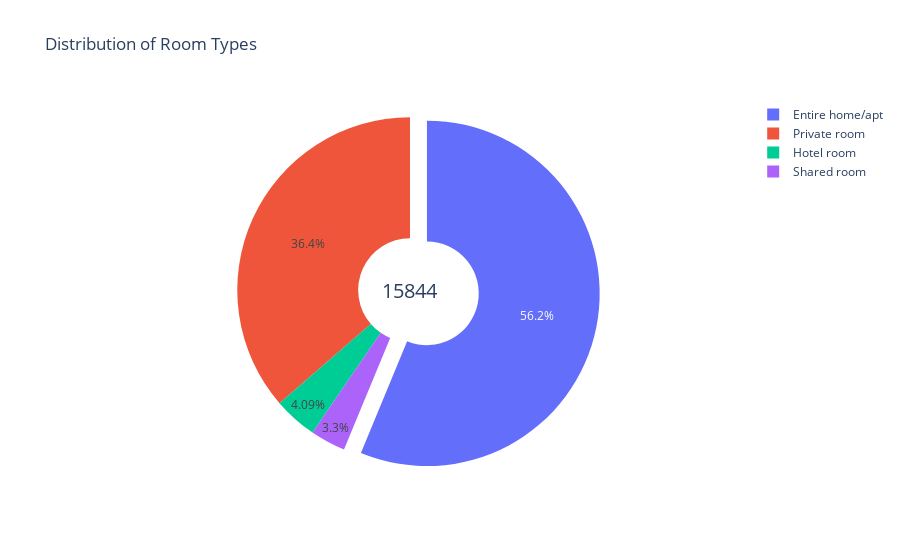

Source (notebook cell):
### Code cell
# Menghitung jumlah id untuk setiap room_type
room_type_counts = df['room_type'].value_counts().reset_index()
room_type_counts.columns = ['room_type', 'count']

labels = room_type_counts['room_type']
values = room_type_counts['count']

fig = go.Figure(data=[go.Pie(labels=labels, values=values, hole=.3, pull=[0.1, 0, 0, 0])])

fig.update_layout(
    title_text="Distribution of Room Types",
    annotations=[dict(text=f'{len(df)}', x=0.5, y=0.5, font_size=20, showarrow=False)],
)

fig.show()

### Figure 1 — Plotly figure (JSON) as saved in the notebook; plotly's stock layout.template omitted (floating-point values rounded to 4 significant figures)
{"data": [{"hole": 0.3, "labels": ["Entire home/apt", "Private room", "Hotel room", "Shared room"], "pull": [0.1, 0, 0, 0], "type": "pie", "values": [8911, 5762, 648, 523]}], "layout": {"annotations": [{"font": {"size": 20}, "showarrow": false, "text": "15844", "x": 0.5, "y": 0.5}], "title": {"text": "Distribution of Room Types"}}}
